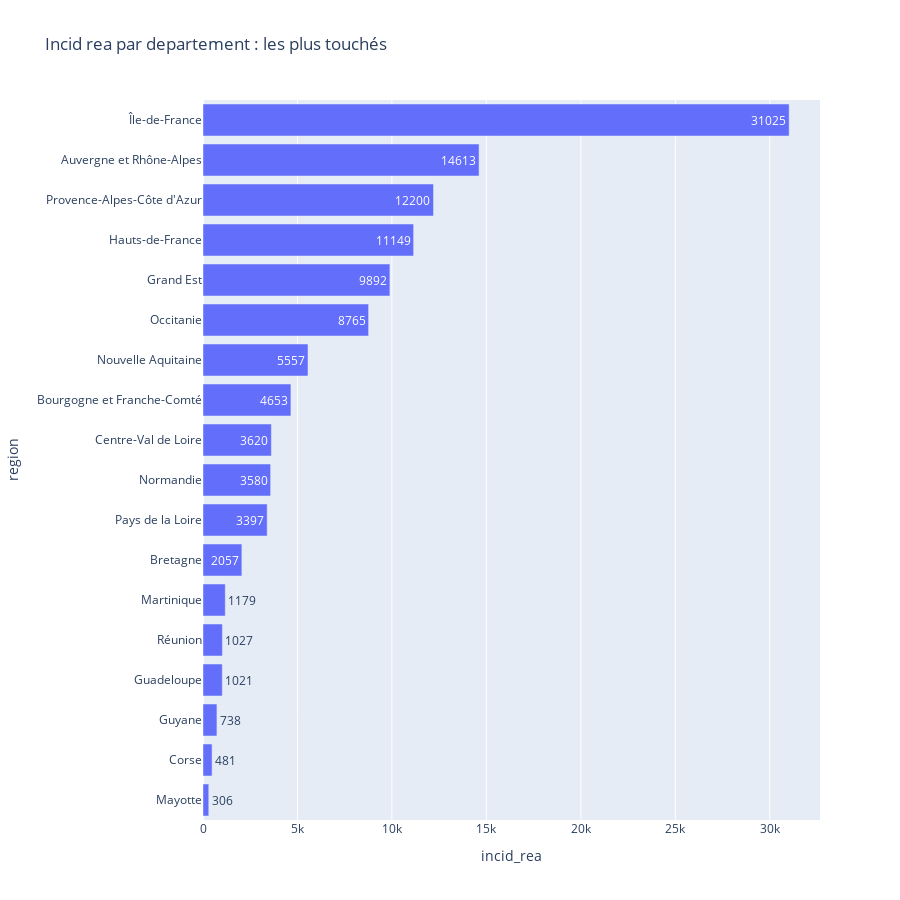

Here is the notebook cell this chart was saved with:
### Code cell
SumIncid_reaReg = dataIndicateurs.groupby(['lib_reg'])['incid_rea'].sum()
df2 = pd.DataFrame(SumIncid_reaReg)
df2['region'] = df2.index
df2.index = np.arange(1,19)
df2_global = df2[['region','incid_rea']]
df2.index = np.arange(1,19)
figSumReg = px.bar(df2_global.sort_values('incid_rea',ascending=False)[:56][::-1],
             x='incid_rea',y='region',title='Incid rea par departement : les plus touchés',text='incid_rea', height=900, orientation='h')
figSumReg.show()

### Figure 1 — Plotly figure (JSON) as saved in the notebook; plotly's stock layout.template omitted (floating-point values rounded to 4 significant figures)
{"data": [{"alignmentgroup": "True", "hovertemplate": "incid_rea=%{text}<br>region=%{y}<extra></extra>", "legendgroup": "", "marker": {"color": "#636efa"}, "name": "", "offsetgroup": "", "orientation": "h", "showlegend": false, "text": [306, 481, 738, 1021, 1027, 1179, 2057, 3397, 3580, 3620, 4653, 5557, 8765, 9892, 11149, 12200, 14613, 31025], "textposition": "auto", "type": "bar", "x": [306, 481, 738, 1021, 1027, 1179, 2057, 3397, 3580, 3620, 4653, 5557, 8765, 9892, 11149, 12200, 14613, 31025], "xaxis": "x", "y": ["Mayotte", "Corse", "Guyane", "Guadeloupe", "Réunion", "Martinique", "Bretagne", "Pays de la Loire", "Normandie", "Centre-Val de Loire", "Bourgogne et Franche-Comté", "Nouvelle Aquitaine", "Occitanie", "Grand Est", "Hauts-de-France", "Provence-Alpes-Côte d'Azur", "Auvergne et Rhône-Alpes", "Île-de-France"], "yaxis": "y"}], "layout": {"barmode": "relative", "height": 900, "legend": {"tracegroupgap": 0}, "title": {"text": "Incid rea par departement : les plus touchés"}, "xaxis": {"anchor": "y", "domain": [0, 1], "title": {"text": "incid_rea"}}, "yaxis": {"anchor": "x", "domain": [0, 1], "title": {"text": "region"}}}}
